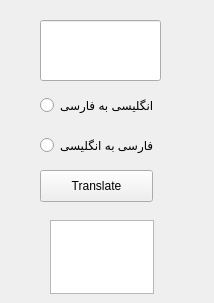
<?xml version="1.0" encoding="UTF-8"?>
<ui version="4.0">
 <class>Main</class>
 <widget class="QWidget" name="Main">
  <property name="geometry">
   <rect>
    <x>0</x>
    <y>0</y>
    <width>214</width>
    <height>303</height>
   </rect>
  </property>
  <property name="windowTitle">
   <string>Main</string>
  </property>
  <widget class="QLineEdit" name="line_1">
   <property name="geometry">
    <rect>
     <x>40</x>
     <y>20</y>
     <width>121</width>
     <height>61</height>
    </rect>
   </property>
  </widget>
  <widget class="QRadioButton" name="btn_1">
   <property name="geometry">
    <rect>
     <x>40</x>
     <y>90</y>
     <width>131</width>
     <height>31</height>
    </rect>
   </property>
   <property name="text">
    <string>انگلیسی به فارسی</string>
   </property>
  </widget>
  <widget class="QRadioButton" name="btn_2">
   <property name="geometry">
    <rect>
     <x>40</x>
     <y>130</y>
     <width>131</width>
     <height>31</height>
    </rect>
   </property>
   <property name="text">
    <string>فارسی به انگلیسی</string>
   </property>
  </widget>
  <widget class="QPushButton" name="btn_3">
   <property name="geometry">
    <rect>
     <x>40</x>
     <y>170</y>
     <width>113</width>
     <height>32</height>
    </rect>
   </property>
   <property name="text">
    <string>Translate</string>
   </property>
  </widget>
  <widget class="QTextEdit" name="line_2">
   <property name="geometry">
    <rect>
     <x>50</x>
     <y>220</y>
     <width>104</width>
     <height>74</height>
    </rect>
   </property>
  </widget>
 </widget>
 <resources/>
 <connections/>
</ui>
